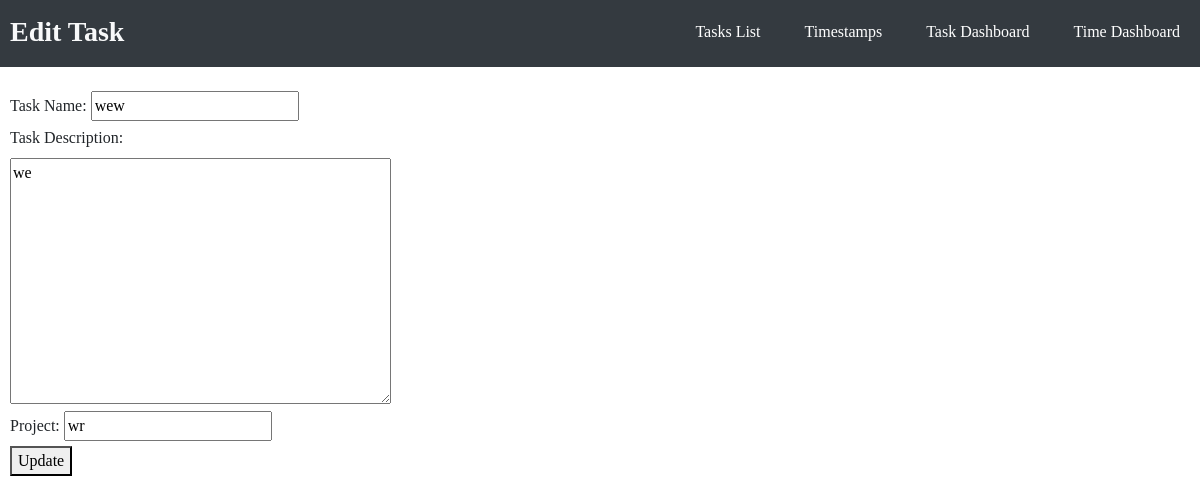
The app's page /edit_task/17 with its own data.
### tasks/models.py (models this page shows)
class Task(models.Model):
    task_name = models.CharField(max_length=100)
    task_description = models.TextField()
    timer_state = models.CharField(max_length=11, choices=TIMER_STATE, default='Start Timer') #Used to determine if the task should be tracking time to create a timestamp
    begin_time = models.DateTimeField(blank=True, null=True) #Needed to record start time of timestamps.
    project = models.CharField(max_length=100)
    status = models.CharField(max_length=11, choices=STATUSES, default='in progress')
    class Meta:
        db_table = "tasks"

### tasks/views.py (the view)
# urls.py: path('edit_task/<int:id>', views.edit_task),
def edit_task(request, id):
    tasks = Task.objects.get(id=id)
    form = UpdateTaskForm(initial={'task_name':tasks.task_name, 'task_description':tasks.task_description, 'project':tasks.project})
    return render(request, "edit_task.html", {'tasks':tasks, 'form':form})

### tasks/forms.py
class UpdateTaskForm(forms.ModelForm):
    class Meta:
        model = Task
        fields = ["task_name", "task_description", "project"]

### tasks/templates/edit_task.html (shortened to what this page needs)
<!DOCTYPE html>
<head>
	<link rel="stylesheet" href="https://stackpath.bootstrapcdn.com/bootstrap/4.3.1/css/bootstrap.min.css">
</head>
<body>
	<header>
		<div class="container_h">
			<h3 class="logo"><b>Edit Task</b></h3>
			<nav>
				<ul>
					<li><a href="/show_tasks">Tasks List</a></li>
					<li><a href="/show_timestamps">Timestamps</a></li>
					<li><a href="/show_task_dashboard">Task Dashboard</a></li>
					<li><a href="/show_time_dashboard">Time Dashboard</a></li>
				</ul>
			</nav>
		</div>
	</header>
<div style="padding-left: 10px;">
<form method="POST" action="/update_task/{{tasks.id}}">
	<div class="form-group">
	<thead class="thead-dark">
<br>
    <label>Task Name:</label>
		{{ form.task_name }}
	<br>
    <label>Task Description:</label>
	<br>
        {{ form.task_description }}
	<br>
    <label>Project:</label>
        {{form.project }}
	<br>
    <button type="submit">Update</button>
	</div>
</form>
</div>
</body>
</html>

### tasks/templates/edit_task.html (style rules this page uses)
html * { font-family: Verdana !important; }
header { background: #343a40; }
header::after { content: ''; display: table; clear: both; }
.logo { float: left; padding-top: 15px; margin-left: 10px; padding-bottom: 10px; border: none; }
nav { float: right; }
nav ul { margin: 0; padding: 0; list-style: none; }
nav li { color: #ffffff; display: inline-block; margin-left: 20px; margin-right: 20px; padding-top: 20px; position: relative; }
nav a { color: #ffffff; }
nav a::before { content: ''; display: block; height: 5px; background-color: #444; position: absolute; top: 0; width: 0%; transition: all ease-in-out 250ms; }
h3 { color: #f8f9fa; }

### records on screen
Task: task_name "wew", task_description "we", project "wr"
